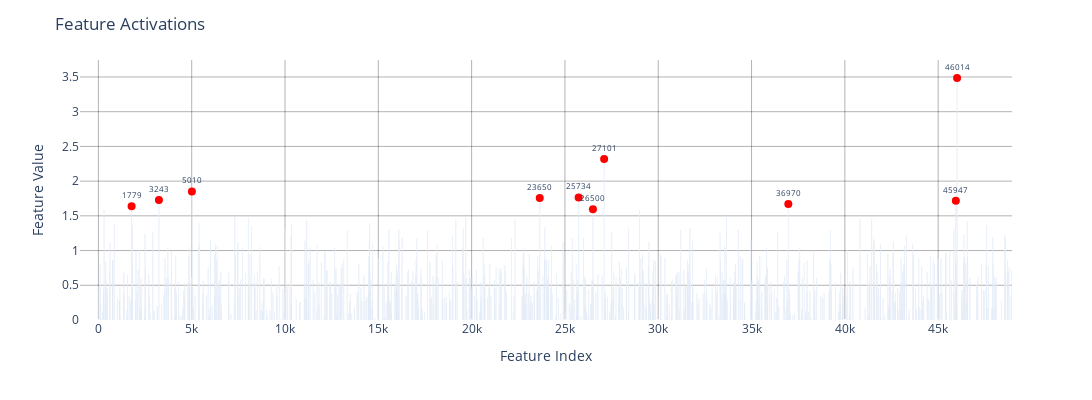

The notebook cell saved with this chart:
### Code cell
top_indices, _ = plot_act_distribution(feature_activations, n_top=10)

### Figure 1 — Plotly figure (JSON) as saved in the notebook; plotly's stock layout.template omitted (floating-point values rounded to 4 significant figures; data arrays with more than 128 entries replaced by an {"elided": "..."} marker saying what was removed)
{"data": [{"alignmentgroup": "True", "hovertemplate": "index=%{x}<br>value=%{y}<extra></extra>", "legendgroup": "", "marker": {"color": "#636efa", "pattern": {"shape": ""}}, "name": "", "offsetgroup": "", "orientation": "v", "showlegend": false, "textposition": "auto", "type": "bar", "x": {"elided": "783 int values"}, "xaxis": "x", "y": {"elided": "783 float values"}, "yaxis": "y"}, {"marker": {"color": "red", "size": 8}, "mode": "markers+text", "showlegend": false, "text": ["26500", "1779", "36970", "45947", "3243", "23650", "25734", "5010", "27101", "46014"], "textfont": {"size": 8}, "textposition": "top center", "type": "scatter", "x": [26500, 1779, 36970, 45947, 3243, 23650, 25734, 5010, 27101, 46014], "y": [1.596, 1.639, 1.669, 1.719, 1.729, 1.758, 1.765, 1.851, 2.319, 3.485]}], "layout": {"barmode": "relative", "height": 400, "legend": {"tracegroupgap": 0}, "margin": {"t": 60}, "plot_bgcolor": "rgba(255,255,255,1)", "title": {"text": "Feature Activations"}, "width": 1200, "xaxis": {"anchor": "y", "domain": [0, 1], "gridcolor": "rgba(0,0,0,0.3)", "gridwidth": 1, "showgrid": true, "title": {"text": "Feature Index"}}, "yaxis": {"anchor": "x", "domain": [0, 1], "gridcolor": "rgba(0,0,0,0.3)", "gridwidth": 1, "showgrid": true, "title": {"text": "Feature Value"}}}}
